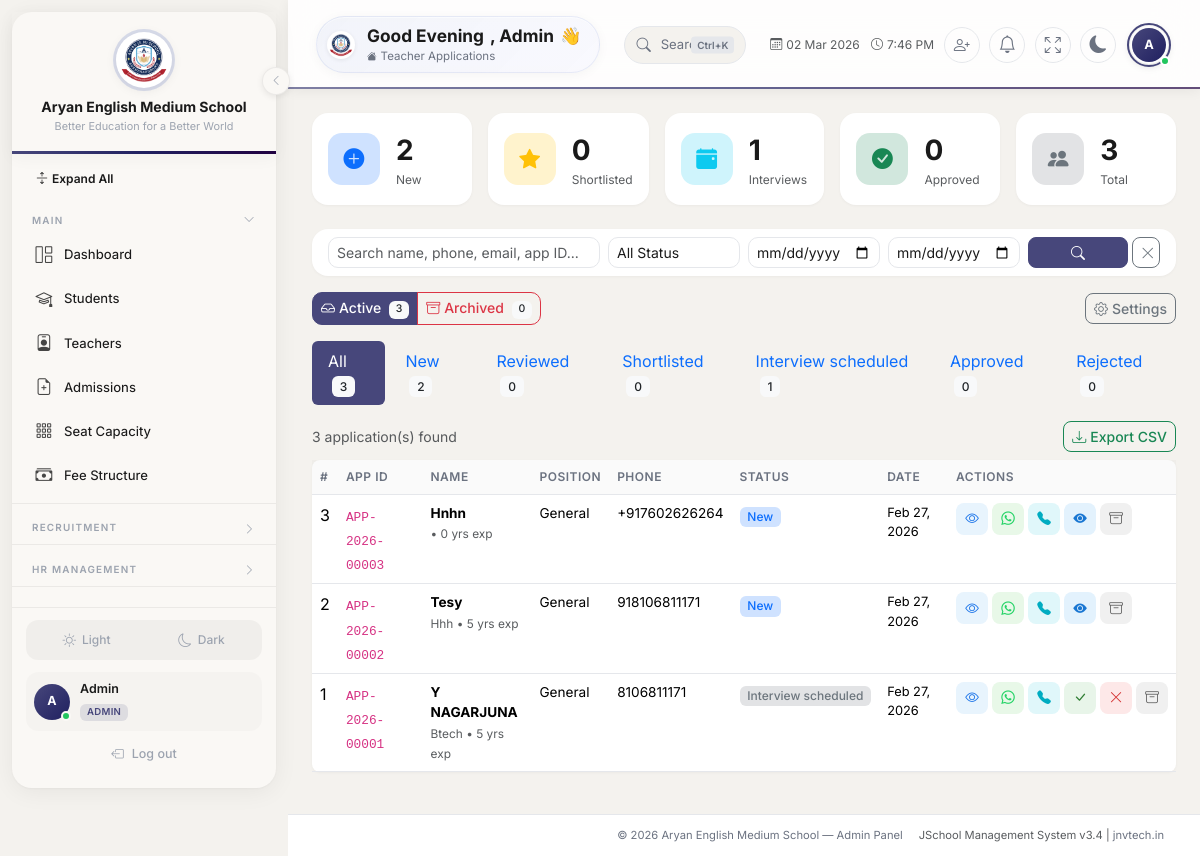
Screenshot of /admin/teacher-applications.php (signed in) with the database file from the repository.
### tables this page shows
CREATE TABLE `teacher_applications` (
  `id` int(10) unsigned NOT NULL AUTO_INCREMENT,
  `application_id` varchar(20) NOT NULL,
  `job_opening_id` int(10) unsigned DEFAULT NULL,
  `full_name` varchar(150) NOT NULL,
  `email` varchar(255) DEFAULT NULL,
  `phone` varchar(20) NOT NULL,
  `dob` date DEFAULT NULL,
  `gender` enum('male','female','other') DEFAULT NULL,
  `qualification` varchar(200) DEFAULT NULL,
  `experience_years` int(10) unsigned DEFAULT 0,
  `current_school` varchar(200) DEFAULT NULL,
  `address` text DEFAULT NULL,
  `resume_path` varchar(500) DEFAULT NULL,
  `cover_letter` text DEFAULT NULL,
  `status` enum('new','reviewed','shortlisted','interview_scheduled','approved','rejected') NOT NULL DEFAULT 'new',
  `interview_date` datetime DEFAULT NULL,
  `interview_notes` text DEFAULT NULL,
  `admin_notes` text DEFAULT NULL,
  `reviewed_by` int(10) unsigned DEFAULT NULL,
  `reviewed_at` datetime DEFAULT NULL,
  `is_deleted` tinyint(1) NOT NULL DEFAULT 0,
  `deleted_at` datetime DEFAULT NULL,
  `deleted_by` int(10) unsigned DEFAULT NULL,
  `created_at` datetime NOT NULL DEFAULT current_timestamp(),
  `updated_at` datetime DEFAULT NULL ON UPDATE current_timestamp(),
  PRIMARY KEY (`id`),
  UNIQUE KEY `uk_application_id` (`application_id`),
  KEY `idx_status` (`status`),
  KEY `idx_deleted` (`is_deleted`),
  KEY `idx_job` (`job_opening_id`),
  KEY `fk_app_reviewer` (`reviewed_by`),
  KEY `fk_app_deleter` (`deleted_by`),
  CONSTRAINT `fk_app_deleter` FOREIGN KEY (`deleted_by`) REFERENCES `users` (`id`) ON DELETE SET NULL,
  CONSTRAINT `fk_app_job` FOREIGN KEY (`job_opening_id`) REFERENCES `job_openings` (`id`) ON DELETE SET NULL,
  CONSTRAINT `fk_app_reviewer` FOREIGN KEY (`reviewed_by`) REFERENCES `users` (`id`) ON DELETE SET NULL
);

### includes/auth.php (called while the page is built, shortened)
<?php
function getSetting(string $key, string $default = ''): string {
    static $settings = null;
    if ($settings === null) {
        try {
            $db = getDB();
            $stmt = $db->query("SELECT setting_key, setting_value FROM settings");
            $settings = [];
            while ($row = $stmt->fetch()) {
                $settings[$row['setting_key']] = $row['setting_value'];
            }
        } catch (Exception $e) {
            $settings = [];
        }
    }
    return $settings[$key] ?? $default;
}
function e(mixed $val): string {
    return htmlspecialchars((string)$val, ENT_QUOTES, 'UTF-8');
}
function paginate(int $total, int $perPage = 25, int $currentPage = 1): array {
    $totalPages = max(1, ceil($total / $perPage));
    $currentPage = max(1, min($currentPage, $totalPages));
    $offset = ($currentPage - 1) * $perPage;
    return [
        'total' => $total,
        'per_page' => $perPage,
        'current_page' => $currentPage,
        'total_pages' => $totalPages,
        'offset' => $offset,
    ];
}

### admin/teacher-applications.php (the view, shortened to what this page needs)
<?php
require_once __DIR__ . '/../includes/auth.php';
$db = getDB();
$allStatuses = ['new','reviewed','shortlisted','interview_scheduled','approved','rejected'];
$statusColors = [
    'new'=>'primary', 'reviewed'=>'info', 'shortlisted'=>'warning',
    'interview_scheduled'=>'secondary', 'approved'=>'success', 'rejected'=>'danger'
];
$waTemplate = getSetting('whatsapp_recruitment_template', 'Hello {name}, regarding your application ({app_id}) for {position}...');
$activeTab = $_GET['tab'] ?? 'active';
$isArchiveTab = ($activeTab === 'archived');
$kpiNew = $db->query("SELECT COUNT(*) FROM teacher_applications WHERE status='new' AND (is_deleted=0 OR is_deleted IS NULL)")->fetchColumn();
$kpiShortlisted = $db->query("SELECT COUNT(*) FROM teacher_applications WHERE status='shortlisted' AND (is_deleted=0 OR is_deleted IS NULL)")->fetchColumn();
$kpiInterview = $db->query("SELECT COUNT(*) FROM teacher_applications WHERE status='interview_scheduled' AND (is_deleted=0 OR is_deleted IS NULL)")->fetchColumn();
$kpiApproved = $db->query("SELECT COUNT(*) FROM teacher_applications WHERE status='approved' AND (is_deleted=0 OR is_deleted IS NULL)")->fetchColumn();
$kpiTotal = $db->query("SELECT COUNT(*) FROM teacher_applications WHERE (is_deleted=0 OR is_deleted IS NULL)")->fetchColumn();
$kpiArchived = $db->query("SELECT COUNT(*) FROM teacher_applications WHERE is_deleted=1")->fetchColumn();
$statusCounts = [];
$scStmt = $db->query("SELECT status, COUNT(*) as c FROM teacher_applications WHERE (is_deleted=0 OR is_deleted IS NULL) GROUP BY status");
while ($r = $scStmt->fetch()) $statusCounts[$r['status']] = (int)$r['c'];
$statusFilter = $_GET['status'] ?? '';
$searchQuery = trim($_GET['search'] ?? '');
$dateFrom = $_GET['date_from'] ?? '';
$dateTo = $_GET['date_to'] ?? '';
$page = max(1, (int)($_GET['page'] ?? 1));
$where = [];
$params = [];
if ($isArchiveTab) {
    $where[] = "a.is_deleted=1";
} else {
    $where[] = "(a.is_deleted=0 OR a.is_deleted IS NULL)";
}
$whereClause = $where ? 'WHERE '.implode(' AND ', $where) : '';
$total = $db->prepare("SELECT COUNT(*) FROM teacher_applications a $whereClause");
$total->execute($params);
$total = $total->fetchColumn();
$p = paginate($total, 20, $page);
$stmt = $db->prepare("SELECT a.*, j.title as job_title, u.name as reviewer_name FROM teacher_applications a LEFT JOIN job_openings j ON a.job_opening_id=j.id LEFT JOIN users u ON a.reviewed_by=u.id $whereClause ORDER BY a.created_at DESC LIMIT {$p['per_page']} OFFSET {$p['offset']}");
$stmt->execute($params);
$applications = $stmt->fetchAll();
require_once __DIR__ . '/../includes/header.php';
?>
<div class="row g-3 mb-4">
    <?php
    $kpis = [
        ['New', $kpiNew, 'bi-plus-circle-fill', 'primary'],
        ['Shortlisted', $kpiShortlisted, 'bi-star-fill', 'warning'],
        ['Interviews', $kpiInterview, 'bi-calendar-event-fill', 'info'],
        ['Approved', $kpiApproved, 'bi-check-circle-fill', 'success'],
        ['Total', $kpiTotal, 'bi-people-fill', 'secondary'],
    ];
    foreach ($kpis as $k): ?>
    <div class="col-6 col-md">
        <div class="card kpi-card h-100">
            <div class="card-body p-3">
                <div class="d-flex align-items-center gap-3">
                    <div class="kpi-icon bg-<?= $k[3] ?>-subtle text-<?= $k[3] ?>"><i class="bi <?= $k[2] ?>"></i></div>
                    <div><div class="fs-3 fw-bold"><?= $k[1] ?></div><div class="text-muted" style="font-size:.75rem"><?= $k[0] ?></div></div>
                </div>
            </div>
        </div>
    </div>
    <?php endforeach; ?>
</div>
<div class="card border-0 mb-3">
    <div class="card-body py-2 px-3">
        <form method="GET" class="row g-2 align-items-end">
            <div class="col-md-4">
                <input type="text" name="search" class="form-control form-control-sm" placeholder="Search name, phone, email, app ID..." value="<?= e($searchQuery) ?>">
            </div>
            <div class="col-md-2">
                <select name="status" class="form-select form-select-sm">
                    <option value="">All Status</option>
                </select>
            </div>
            <div class="col-md-2"><input type="date" name="date_from" class="form-control form-control-sm" value="<?= e($dateFrom) ?>"></div>
            <div class="col-md-2"><input type="date" name="date_to" class="form-control form-control-sm" value="<?= e($dateTo) ?>"></div>
            <div class="col-md-2 d-flex gap-1">
                <button class="btn btn-primary btn-sm w-100"><i class="bi bi-search"></i></button>
                <a href="teacher-applications.php?tab=<?= e($activeTab) ?>" class="btn btn-outline-secondary btn-sm" title="Clear"><i class="bi bi-x-lg"></i></a>
            </div>
        </form>
    </div>
</div>
<div class="d-flex align-items-center gap-2 mb-3">
    <div class="btn-group btn-group-sm">
        <a href="teacher-applications.php?tab=active" class="btn <?= !$isArchiveTab ? 'btn-primary' : 'btn-outline-primary' ?>">
            <i class="bi bi-inbox me-1"></i>Active <span class="badge bg-light text-dark ms-1"><?= $kpiTotal ?></span>
        </a>
        <a href="teacher-applications.php?tab=archived" class="btn <?= $isArchiveTab ? 'btn-danger' : 'btn-outline-danger' ?>">
            <i class="bi bi-archive me-1"></i>Archived <span class="badge bg-light text-dark ms-1"><?= $kpiArchived ?></span>
        </a>
    </div>
    <a href="recruitment-settings.php" class="btn btn-outline-secondary btn-sm ms-auto"><i class="bi bi-gear me-1"></i>Settings</a>
</div>
<?php if (!$isArchiveTab): ?>
<ul class="nav nav-pills mb-3 flex-nowrap overflow-auto" style="gap:4px;">
    <li class="nav-item"><a href="teacher-applications.php?<?= http_build_query(array_merge($_GET, ['status'=>'','tab'=>'active'])) ?>" class="nav-link <?= !$statusFilter?'active':'' ?> btn-sm">All <span class="badge bg-light text-dark ms-1"><?= $kpiTotal ?></span></a></li>
    <?php foreach ($allStatuses as $s): ?>
    <li class="nav-item"><a href="teacher-applications.php?<?= http_build_query(array_merge($_GET, ['status'=>$s,'tab'=>'active'])) ?>" class="nav-link <?= $statusFilter===$s?'active':'' ?> btn-sm"><?= ucfirst(str_replace('_',' ',$s)) ?> <span class="badge bg-light text-dark ms-1"><?= $statusCounts[$s] ?? 0 ?></span></a></li>
    <?php endforeach; ?>
</ul>
<?php endif; ?>
<div class="d-flex justify-content-between align-items-center mb-2">
    <small class="text-muted"><?= $total ?> application(s) found</small>
    <a href="ajax/recruitment-actions.php?action=export_csv&<?= http_build_query(array_filter(['status'=>$statusFilter,'search'=>$searchQuery,'date_from'=>$dateFrom,'date_to'=>$dateTo])) ?>" class="btn btn-outline-success btn-sm"><i class="bi bi-download me-1"></i>Export CSV</a>
</div>
<div class="card border-0 rounded-3">
    <div class="card-body p-0">
        <div class="table-responsive">
            <table class="table table-hover mb-0">
                <thead class="table-light">
                    <tr><th>#</th><th>App ID</th><th>Name</th><th>Position</th><th>Phone</th><th>Status</th><th>Date</th><th>Actions</th></tr>
                </thead>
                <tbody>
                <?php if (empty($applications)): ?>
                    <tr><td colspan="8" class="text-center text-muted py-4"><i class="bi bi-inbox me-2"></i>No applications found</td></tr>
                <?php else: foreach ($applications as $a):
                    $sc = $statusColors[$a['status']] ?? 'secondary';
                    $phone = $a['phone'] ?? '';
                    $cleanPhone = preg_replace('/[^0-9+]/', '', $phone);
                    $posTitle = $a['job_title'] ?? 'General';
                    $waMsg = str_replace(['{name}', '{app_id}', '{position}'], [$a['full_name'], $a['application_id'] ?? '', $posTitle], $waTemplate);
                ?>
                    <tr style="cursor:pointer" onclick="viewApplication(<?= $a['id'] ?>)">
                        <td><?= $a['id'] ?></td>
                        <td><code style="font-size:.8rem"><?= e($a['application_id'] ?? 'N/A') ?></code></td>
                        <td style="font-size:.85rem">
                            <strong><?= e($a['full_name']) ?></strong>
                            <br><small class="text-muted"><?= e($a['qualification'] ?? '') ?> • <?= (int)$a['experience_years'] ?> yrs exp</small>
                        </td>
                        <td style="font-size:.85rem"><?= e($posTitle) ?></td>
                        <td style="font-size:.85rem"><?= e($phone) ?></td>
                        <td><span class="badge bg-<?= $sc ?>-subtle text-<?= $sc ?>"><?= ucfirst(str_replace('_',' ',$a['status'])) ?></span></td>
                        <td style="font-size:.8rem"><?= date('M d, Y', strtotime($a['created_at'])) ?></td>
                        <td onclick="event.stopPropagation()">
                            <div class="d-flex align-items-center gap-1 flex-nowrap">
                                <button class="action-btn action-btn-view" onclick="viewApplication(<?= $a['id'] ?>)" title="View"><i class="bi bi-eye"></i></button>
                                <?php if ($cleanPhone): ?>
                                <a href="https://wa.me/<?= ltrim($cleanPhone, '+') ?>?text=<?= urlencode($waMsg) ?>" target="_blank" class="action-btn action-btn-whatsapp" title="WhatsApp" onclick="logContact('whatsapp',<?= $a['id'] ?>)"><i class="bi bi-whatsapp"></i></a>
                                <button class="action-btn action-btn-call d-none d-md-inline-flex" title="Copy Number" onclick="copyPhone('<?= e($phone) ?>', <?= $a['id'] ?>)"><i class="bi bi-telephone-fill"></i></button>
                                <?php endif; ?>
                                <?php if ($isArchiveTab): ?>
                                    <button class="action-btn action-btn-success" onclick="showConfirmModal('restore','Restore','Restore this application?',<?= $a['id'] ?>)" title="Restore"><i class="bi bi-arrow-counterclockwise"></i></button>
                                    <?php if (isSuperAdmin()): ?>
                                    <button class="action-btn action-btn-danger" onclick="showConfirmModal('permanent_delete','Delete Forever','Permanently delete this application? This cannot be undone!',<?= $a['id'] ?>,'destructive')" title="Delete"><i class="bi bi-trash"></i></button>
                                    <?php endif; ?>
                                <?php else: ?>
                                    <?php
                                    $s = $a['status'];
                                    $id = $a['id'];
                                    if ($s === 'new'): ?>
                                        <button class="action-btn action-btn-info" onclick="showStatusConfirm(<?=$id?>,'reviewed','new')" title="Mark Reviewed"><i class="bi bi-eye-fill"></i></button>
                                    <?php elseif ($s === 'reviewed'): ?>
                                        <button class="action-btn action-btn-warning" onclick="showStatusConfirm(<?=$id?>,'shortlisted','reviewed')" title="Shortlist"><i class="bi bi-star"></i></button>
                                        <button class="action-btn action-btn-danger" onclick="showRejectModal(<?=$id?>)" title="Reject"><i class="bi bi-x-lg"></i></button>
                                    <?php elseif ($s === 'interview_scheduled'): ?>
                                        <button class="action-btn action-btn-success" onclick="showStatusConfirm(<?=$id?>,'approved','interview_scheduled')" title="Approve"><i class="bi bi-check-lg"></i></button>
                                        <button class="action-btn action-btn-danger" onclick="showRejectModal(<?=$id?>)" title="Reject"><i class="bi bi-x-lg"></i></button>
                                    <?php elseif ($s === 'rejected'): ?>
                                        <button class="action-btn action-btn-info" onclick="showStatusConfirm(<?=$id?>,'new','rejected')" title="Reopen"><i class="bi bi-arrow-counterclockwise"></i></button>
                                    <?php endif; ?>
                                    <button class="action-btn action-btn-secondary" onclick="showConfirmModal('soft_delete','Archive','Archive this application?',<?= $a['id'] ?>)" title="Archive"><i class="bi bi-archive"></i></button>
                                <?php endif; ?>
                            </div>
                        </td>
                    </tr>
                <?php endforeach; endif; ?>
                </tbody>
            </table>
        </div>
    </div>
</div>
<div class="position-fixed bottom-0 end-0 p-3" style="z-index:9999">
</div>
<?php require_once __DIR__ . '/../includes/footer.php'; ?>

### admin/teacher-applications.php (style rules this page uses)
.action-btn { display: inline-flex; align-items: center; justify-content: center; width: 32px; height: 32px; border-radius: 8px; border: 1px solid transparent; font-size: 0.85rem; transition: all 0.2s ease; cursor: pointer; text-decoration: none; }
.action-btn-view { background: #e8f4fd; color: #1a73e8; }
.action-btn-whatsapp { background: #e8f8e8; color: #25d366; }
.action-btn-call { background: #e0f7fa; color: #00acc1; }
.action-btn-success { background: #e8f5e9; color: #2e7d32; }
.action-btn-danger { background: #fde8e8; color: #d32f2f; }
.action-btn-secondary { background: #f0f0f0; color: #616161; }
.action-btn-info { background: #e3f2fd; color: #1976d2; }

### rows the page displays
teacher_applications: id "3", application "APP-2026-00003", full_name "Hnhn", experience_years "0", posTitle "General", phone "+917602626264", status "New", created_at "Feb 27, 2026"
teacher_applications: id "2", application "APP-2026-00002", full_name "Tesy", qualification "Hhh", experience_years "5", posTitle "General", phone "918106811171", status "New", created_at "Feb 27, 2026"
teacher_applications: id "1", application "APP-2026-00001", full_name "Y NAGARJUNA", qualification "Btech", experience_years "5", posTitle "General", phone "8106811171", status "Interview scheduled", created_at "Feb 27, 2026"

### other values shown
$schoolName "Aryan English Medium School"
$schoolTagline "Better Education for a Better World"
$_userInitials "A"
$_userName "Admin"
$_roleLabel "ADMIN"
explode(' ', $_userName)[0] "Admin"
$pageTitle "Teacher Applications"
$k[1] "2"
$k[0] "New"
$k[1] "0"
$k[0] "Shortlisted"
$k[1] "1"
$k[0] "Interviews"
$k[0] "Approved"
$k[1] "3"
